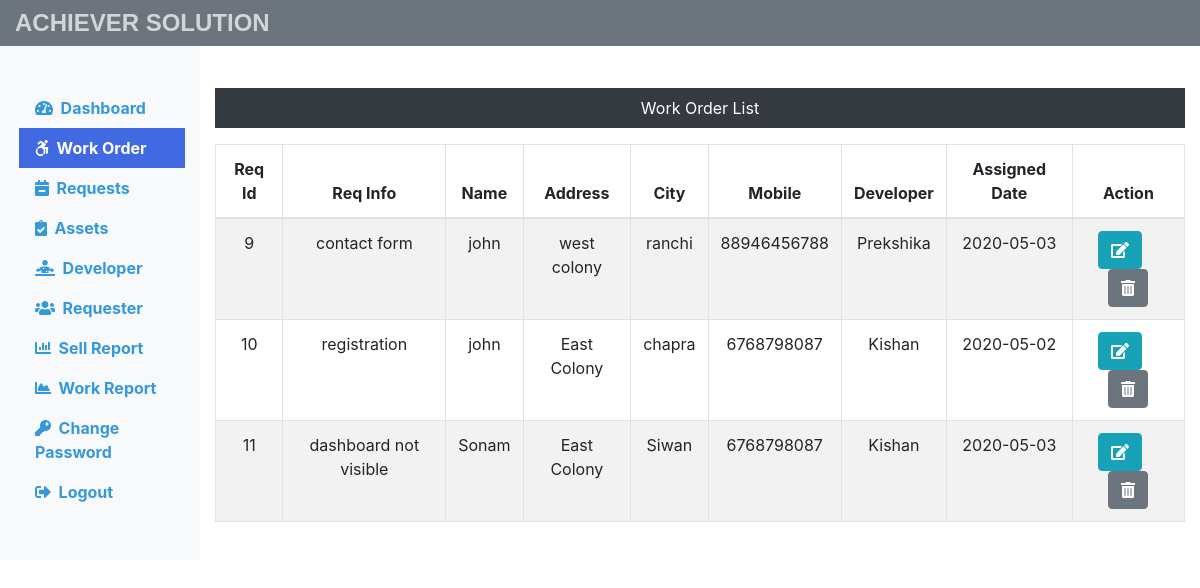
Page /Admin/work.php (signed in) on the committed database.
### tables this page shows
CREATE TABLE `assingwork` (
  `rno` int(11) NOT NULL,
  `request_id` int(11) NOT NULL,
  `request_info` text NOT NULL,
  `request_desc` text NOT NULL,
  `requester_name` varchar(60) NOT NULL,
  `requester_add1` text NOT NULL,
  `requester_add2` text NOT NULL,
  `requester_city` varchar(60) NOT NULL,
  `requester_state` varchar(60) NOT NULL,
  `requester_zip` int(11) NOT NULL,
  `requester_email` varchar(60) NOT NULL,
  `requester_mobile` bigint(20) NOT NULL,
  `assign_deve` varchar(60) NOT NULL,
  `assign_date` date NOT NULL
);

### Admin/work.php (the view, shortened to what this page needs)
<?php
include('includes/header.php');
include('../dbconnection.php');
?>
<div class="col-sm-9 col-md-10 mt-5">
	<?php
		$sql = "SELECT * FROM  assingwork";
		$result = $conn->query($sql);
		if($result->num_rows > 0){
			echo '<p class="bg-dark text-center text-white p-2">Work Order List</p>';
			echo '<table class="table table-striped table-bordered text-center">';
				echo '<thead>';
					echo '<tr>';
						echo '<th scope="col">Req Id</th>';
						echo '<th scope="col">Req Info</th>';
						echo '<th scope="col">Name</th>';
						echo '<th scope="col">Address</th>';
						echo '<th scope="col">City</th>';
						echo '<th scope="col">Mobile</th>';
						echo '<th scope="col">Developer</th>';
						echo '<th scope="col">Assigned Date</th>';
						echo '<th scope="col">Action</th>';
				echo '</thead>';
					echo '<tbody>';
					  while ($row = $result->fetch_assoc()){
						echo '<tr>';
							echo '<td>'.$row['request_id'].'</td>';
							echo '<td>'.$row['request_info'].'</td>';
							echo '<td>'.$row['requester_name'].'</td>';
							echo '<td>'.$row['requester_add2'].'</td>';
							echo '<td>'.$row['requester_city'].'</td>';
							echo '<td>'.$row['requester_mobile'].'</td>';
							echo '<td>'.$row['assign_deve'].'</td>';
							echo '<td>'.$row['assign_date'].'</td>';
							echo '<td>';
								echo '<form action="viewassignwork.php" method="post" class="mr-2 d-inline">';
									echo'<input type="hidden" name="id" value='.$row["request_id"].'><button class="btn btn-info mr-2 " name="view" value="View" type="submit"><i class="fas fa-edit"></i></button>';
									echo '</form>';
									echo '<form action="" method="post" class="d-inline">';
									echo'<input type="hidden" name="id" value='.$row["request_id"].'><button class="btn btn-secondary" name="delete" value="Delete" type="submit"><i class="fas fa-trash-alt"></i></button>';
								echo '</form>';
							echo '</td>';
						echo '</tr>';
					}
					echo '</tbody>';
			echo '</table>';
		}else{
			echo "<div class='alert alert-warning col-sm-6 mt-2' role='alert'> No Records Found ! </div>";
		}
	?>
</div>
<?php
include('includes/footer.php');
?>

### css/custom.css (style rules this page uses)
html { scroll-behavior: smooth; transition: .4s ease all; }

### rows in the picture
assingwork: request "9", request_info "contact form", requester_name "john", requester_add2 "west colony", requester_city "ranchi", requester_mobile "88946456788", assign_deve "Prekshika", assign_date "2020-05-03"
assingwork: request "10", request_info "registration", requester_name "john", requester_add2 "East Colony", requester_city "chapra", requester_mobile "6768798087", assign_deve "Kishan", assign_date "2020-05-02"
assingwork: request "11", request_info "dashboard not visible", requester_name "Sonam", requester_add2 "East Colony", requester_city "Siwan", requester_mobile "6768798087", assign_deve "Kishan", assign_date "2020-05-03"
